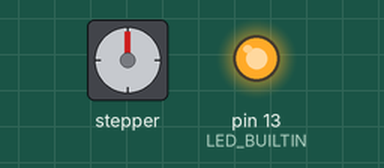
The program below on a simulated Arduino Pro Mini, built with avr-gcc and run on an emulated ATmega328P. On the bench: stepper motor, output pins drawn as LEDs (lit = HIGH). Stepper angles assume 4096 steps per turn.

Above: at 0.1 s.
At 1.1 s:
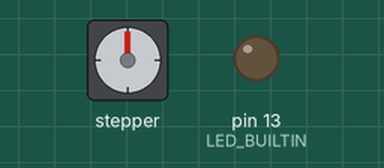
Timing chart, 0 to 40.0 s (numbered marks = the images above):
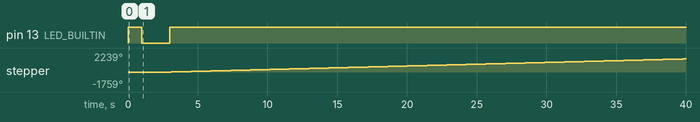

The program:

main.cpp
```cpp
/*
Project: Arduino_Henhouse_000

Author/Editor: Henrik Hansen, Electronic And Code (EAC), Denmark

This code is in alfa state and under construction (Start maj 2020).

This code is for a Arduino automated henhouse.

Part of Open Source code used from Makersguide.com:
Thanks to Benne de Bakker, for the guide at Makersguide.com
https://www.makerguides.com/28byj-48-stepper-motor-arduino-tutorial/

*/


/*
// the setup function runs once when you press reset or power the board
void setup() {
  // initialize digital pin LED_BUILTIN as an output.
  pinMode(LED_BUILTIN, OUTPUT);
}

// the loop function runs over and over again forever
void loop() {
  digitalWrite(LED_BUILTIN, HIGH);   // turn the LED on (HIGH is the voltage level)
  delay(1000);                       // wait for a second
  digitalWrite(LED_BUILTIN, LOW);    // turn the LED off by making the voltage LOW
  delay(2000);                       // wait for a second
}
*/

/* Example sketch to control a 28BYJ-48 stepper motor with ULN2003 driver board, AccelStepper and Arduino UNO: number of steps/revolutions. More info: https://www.makerguides.com */
// Include the AccelStepper library:
#include <Arduino.h>
#include <AccelStepper.h>

// Magnetic Sensor pin definition:
#define magSensOpen 2      //Magnetic Sensor Up/Open
#define magSensClose 3      //Magnetic Sensor Down/Close

// Critical STOP PushButtom:
#define criticalStop 4    //Critical STOP SwitchButtom

// Manuel Henhouse door control - Open/Close:
#define manuelOpen 5      // Manuel Open SwitchButtom
#define manmuelClose 6    // Manuel Close SwitchButtom

// Manuel Light On/Off:
#define manuelLight 7     // Manuel Light On/Off SwitchButtom

// Motor pin definitions:
#define motorPin1  8      // IN1 on the ULN2003 driver
#define motorPin2  9      // IN2 on the ULN2003 driver
#define motorPin3  10     // IN3 on the ULN2003 driver
#define motorPin4  11     // IN4 on the ULN2003 driver
// Define the AccelStepper interface type; 4 wire motor in half step mode:
#define MotorInterfaceType 8
// Initialize with pin sequence IN1-IN3-IN2-IN4 for using the AccelStepper library with 28BYJ-48 stepper motor:
AccelStepper stepper = AccelStepper(MotorInterfaceType, motorPin1, motorPin3, motorPin2, motorPin4);

const int lightSensorPin = A0; // OUTPUT, Analog read photoresistor

const int magneticSensorOpenPin = 2; // INPUT, Digital read magnetic senor for henhouse door open state
const int magneticSensorClosePin = 3; // INPUT, Digital read magnetic sensor for henhouse door close state

const int pushButtonCriticalStopPin = 4; //   INPUT, Digital read for henhouse door critical stop

const int pushButtonMotorUpPin = 5; // INPUT, Digital read pushbutton
const int pushButtonMotorDownPin = 6; // INPUT, Digital read pushbutton

const int pushButtonLightPin = 7; // INPUT, Digital read for light on/off. Indoor light in henhouse (230VAC lamp relay control)
const int lightRelayPin = 12; // OUTPUT, Digital write for 230VAC relay control board (indoor light in henhouse)


void setup()
{
  // initialize digital pin LED_BUILTIN as an output. For MCU connection test
  pinMode(LED_BUILTIN, OUTPUT);

  // Set the maximum steps per second:
  stepper.setMaxSpeed(500); // MAX speed 500 with a load = 1000kg Recommanded load max 500kg
}

void loop()
{
  //MCU connection test
  digitalWrite(LED_BUILTIN, HIGH);   // turn the LED on (HIGH is the voltage level)
  delay(1000);                       // wait for a second
  digitalWrite(LED_BUILTIN, LOW);    // turn the LED off by making the voltage LOW
  delay(2000);                       // wait for a second
  digitalWrite(LED_BUILTIN, HIGH);   // turn the LED on (HIGH is the voltage level)


  // Set the current position to 0:
  stepper.setCurrentPosition(0);
  // Run the motor forward at x steps/second until the motor reaches y steps (4096 step = 1 revolution) UP/OPEN :
  while (stepper.currentPosition() != 25480) {
    stepper.setSpeed(500);
    stepper.runSpeed();
  }
  delay(1000);
  // Reset the position to 0:
  stepper.setCurrentPosition(0);
  // Run the motor backwards at x steps/second until the motor reaches -y steps (z revolution) DOWN/CLOSE :
  while (stepper.currentPosition() != -25480) {
    stepper.setSpeed(-500);
    stepper.runSpeed();
  }
  delay(1000);

 /*
  // Reset the position to 0:
  stepper.setCurrentPosition(0);
  // Run the motor forward at 1000 steps/second until the motor reaches 8192 steps (2 revolutions):
  while (stepper.currentPosition() != 8192) {
    stepper.setSpeed(1000);
    stepper.runSpeed();


  }
 */
 // delay(3000);


}
```

Measured:
- by itself, pin 13 (LED_BUILTIN): LOW → HIGH at 0.00 s, → LOW 1.0 s later, → HIGH 2.0 s later
- by itself, stepper: keeps turning clockwise at about 42°/s
